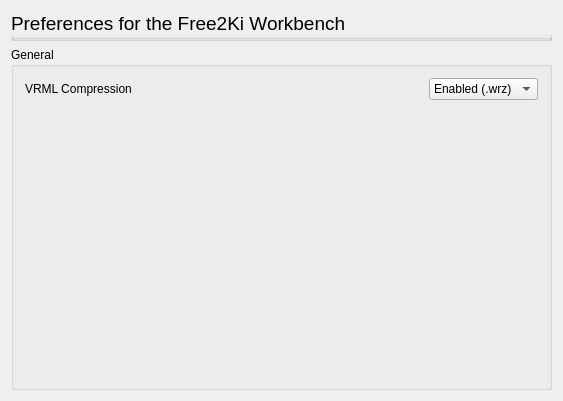
<?xml version="1.0" encoding="UTF-8"?>
<ui version="4.0">
 <class>Gui::Dialog::DlgSettingsDraft</class>
 <widget class="QWidget" name="Gui::Dialog::DlgSettingsDraft">
  <property name="geometry">
   <rect>
    <x>0</x>
    <y>0</y>
    <width>563</width>
    <height>401</height>
   </rect>
  </property>
  <property name="windowTitle">
   <string>General settings</string>
  </property>
  <layout class="QGridLayout" name="gridLayout_2">
   <item row="1" column="0">
    <widget class="QGroupBox" name="groupBox">
     <property name="sizePolicy">
      <sizepolicy hsizetype="Preferred" vsizetype="Preferred">
       <horstretch>0</horstretch>
       <verstretch>1</verstretch>
      </sizepolicy>
     </property>
     <property name="title">
      <string>General</string>
     </property>
     <layout class="QVBoxLayout" name="verticalLayout">
      <item>
       <layout class="QHBoxLayout" name="horizontalLayout">
        <property name="topMargin">
         <number>0</number>
        </property>
        <item>
         <widget class="QLabel" name="label">
          <property name="text">
           <string>VRML Compression</string>
          </property>
         </widget>
        </item>
        <item>
         <spacer name="horizontalSpacer">
          <property name="orientation">
           <enum>Qt::Horizontal</enum>
          </property>
          <property name="sizeHint" stdset="0">
           <size>
            <width>40</width>
            <height>20</height>
           </size>
          </property>
         </spacer>
        </item>
        <item>
         <widget class="Gui::PrefComboBox" name="gui::comboBox">
          <property name="enabled">
           <bool>true</bool>
          </property>
          <property name="toolTip">
           <string>Compression for VRML files</string>
          </property>
          <property name="currentIndex">
           <number>0</number>
          </property>
          <property name="prefEntry" stdset="0">
           <string>VRMLCompression</string>
          </property>
          <property name="prefPath" stdset="0">
           <string>Mod/Free2Ki</string>
          </property>
          <item>
           <property name="text">
            <string>Enabled (.wrz)</string>
           </property>
          </item>
          <item>
           <property name="text">
            <string>Disabled (.wrl)</string>
           </property>
          </item>
         </widget>
        </item>
       </layout>
      </item>
      <item>
       <spacer name="verticalSpacer">
        <property name="orientation">
         <enum>Qt::Vertical</enum>
        </property>
        <property name="sizeHint" stdset="0">
         <size>
          <width>20</width>
          <height>40</height>
         </size>
        </property>
       </spacer>
      </item>
     </layout>
    </widget>
   </item>
   <item row="0" column="0">
    <widget class="QGroupBox" name="groupBox_7">
     <property name="sizePolicy">
      <sizepolicy hsizetype="Minimum" vsizetype="Minimum">
       <horstretch>0</horstretch>
       <verstretch>0</verstretch>
      </sizepolicy>
     </property>
     <property name="maximumSize">
      <size>
       <width>16777215</width>
       <height>30</height>
      </size>
     </property>
     <property name="font">
      <font>
       <pointsize>14</pointsize>
      </font>
     </property>
     <property name="title">
      <string>Preferences for the Free2Ki Workbench</string>
     </property>
    </widget>
   </item>
  </layout>
 </widget>
 <layoutdefault spacing="6" margin="11"/>
 <pixmapfunction>qPixmapFromMimeSource</pixmapfunction>
 <customwidgets>
  <customwidget>
   <class>Gui::PrefComboBox</class>
   <extends>QComboBox</extends>
   <header>Gui/PrefWidgets.h</header>
  </customwidget>
 </customwidgets>
 <resources/>
 <connections/>
</ui>
